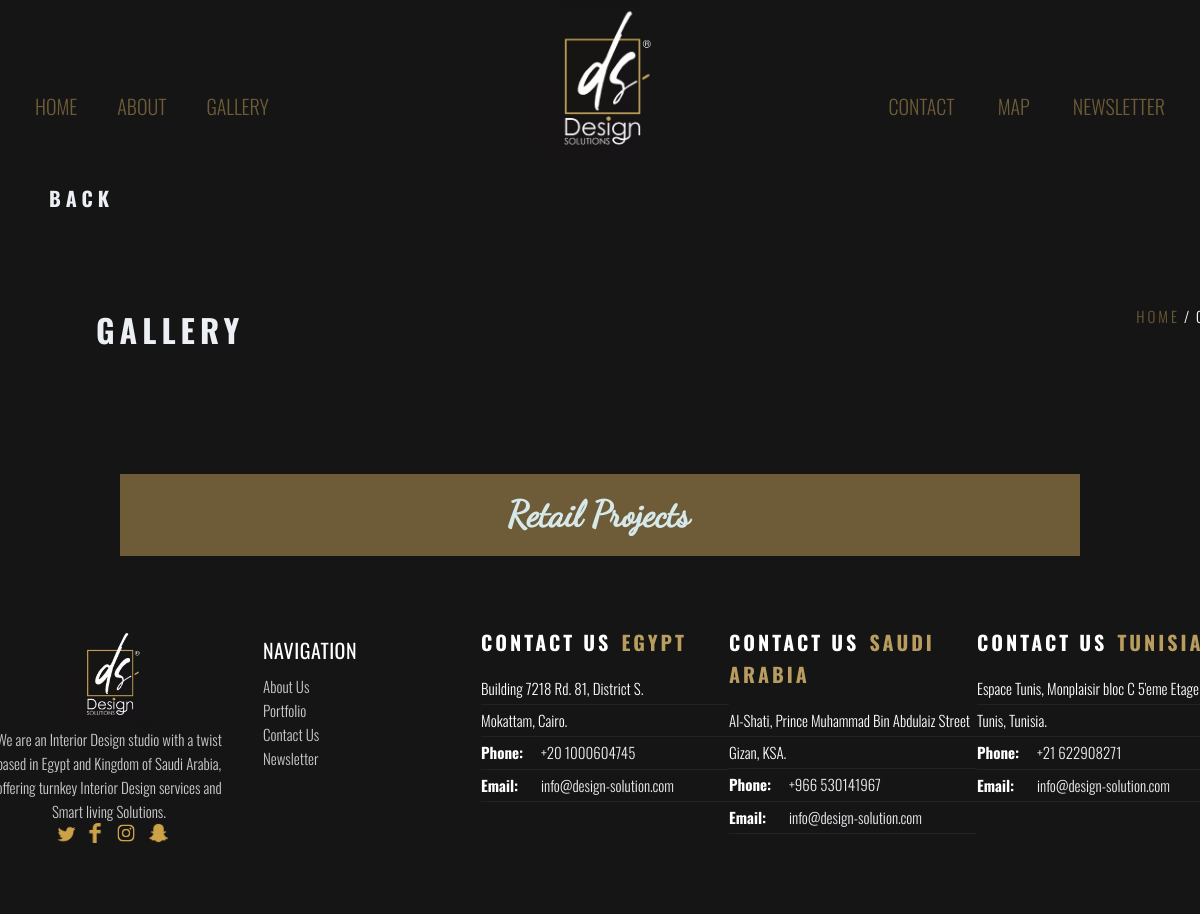
The page /public/Gallery/gallery_Retail.php on the database as committed earlier.
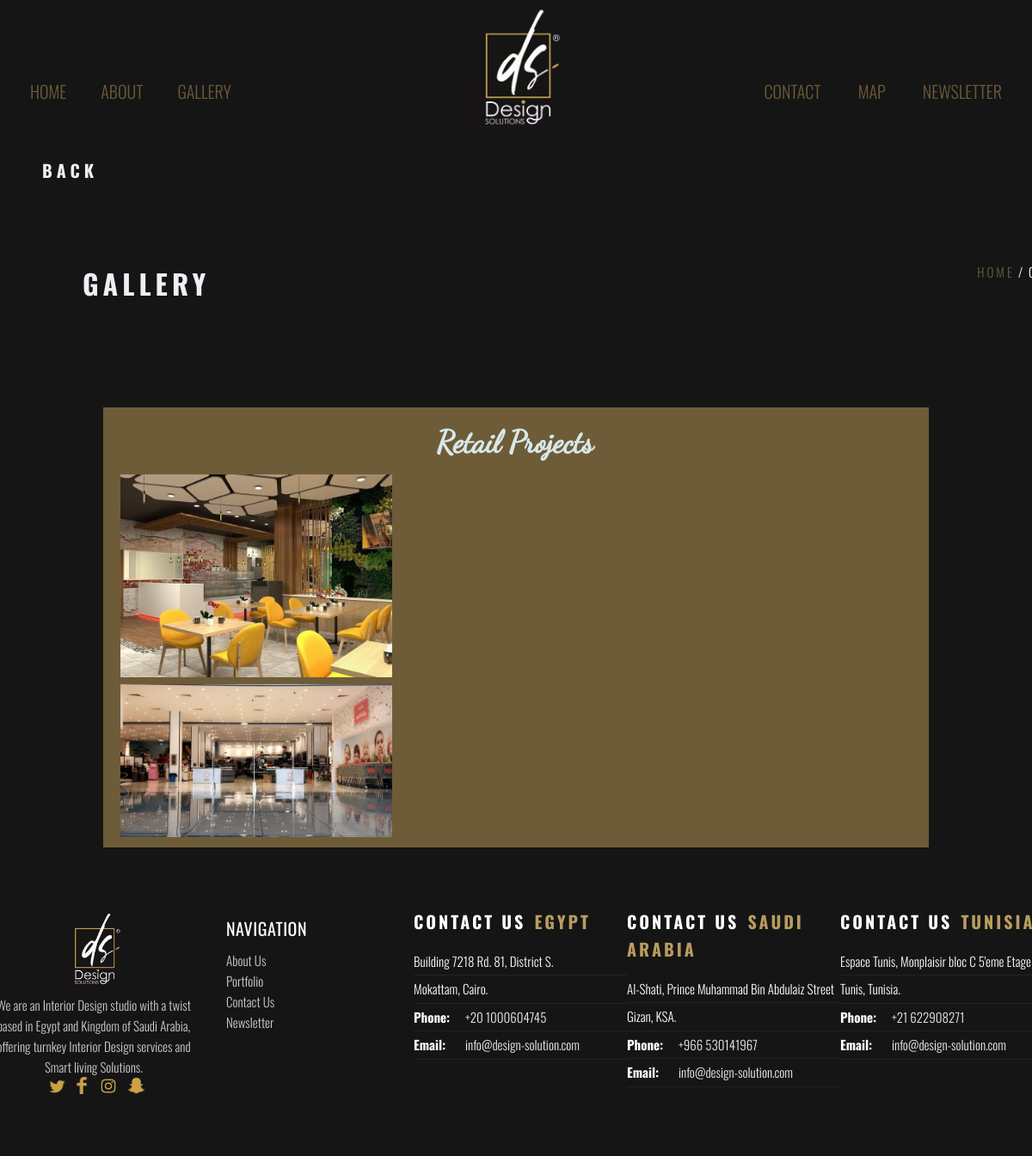
The same page on the database as committed later.
### tables this page shows
CREATE TABLE `project` (
  `id` int(11) NOT NULL,
  `name` varchar(64) NOT NULL,
  `description` text NOT NULL,
  `budget` int(11) NOT NULL,
  `Property_Type` varchar(22) NOT NULL,
  `images` text NOT NULL,
  `files` text NOT NULL,
  `status` varchar(20) NOT NULL,
  `AssignedDesigners` varchar(255) NOT NULL
);

### app/Model/Model.php (called while the page is built)
<?php
include_once('../../PHP/DB.php');
  abstract class Model{
      public $DB;
      public function connect(){
          if(null === $this->DB ){
              $this->DB = new DB();
          }
          return $this->DB;
      }
  }
 ?>

### PHP/DB.php (called while the page is built, shortened)
<?php
  class DB {
      public $query;
      public function __construct($host = 'localhost', $username = 'root', $password = '', $dbname = 'ds', $charset = 'utf8') {
    		$this->connection = new mysqli($host, $username, $password, $dbname);
    		$this->connection->set_charset($charset);
    	}
      public function query()
      {
        $result=$this->connection->query($this->query);
        if (($result === TRUE) || ($result->num_rows > 0))
          {
            return $result;
          }
          else
          {
            return "Error: " . $this->query . "<br>" . $this->connection->error;
          }
      }
      public function fetchByType($table, $type)
      {
        $this->query="SELECT * FROM $table Where Property_Type='".$type."'";
        $result = $this->query();
        return $result;
      }
  }
 ?>

### public/Gallery/gallery_Retail.php (the view, shortened to what this page needs)
<?php include "New_Homenavbar.php";
$admin = new Admin();
$admin->connect();
$result = $admin->DB->FetchByType("project",2);
?>
<!DOCTYPE html>
<html lang="en">
<head>
    <link rel="stylesheet" href="../css/New_master.css">
    <link rel="stylesheet" href="https://use.fontawesome.com/releases/v5.5.0/css/all.css">
</head>
<body>
<a href="New_Galleryhome.php" style="text-decoration: none;"><h2>Back</h2></a>
  <section id="subheader" data-speed="8" data-type="background" style="background-position: 50% 0px; margin-left: 8%;">
        <div class="container-about">
            <div class="row-about">
                <div class="col-md-12">
                    <h1>Gallery</h1>
                    <ul class="crumb">
                        <li>Gallery</li>
                        <li class="sep">/</li>
                        <li><a href="New_Galleryhome.php">Home</a></li>
                    </ul>
                </div>
            </div>
        </div>
    </section>
    <div class="container2">
        <div class="gallery">
            <figure class="gallery__item gallery__item--word">
                <h1 id="title1">Retail Projects</h1>
            </figure>
            <div class="row2">
              <div class="column">
                <?php
                if (mysqli_num_rows($result) > 0) {
                while($row = mysqli_fetch_array($result)){
                  $images=$row['images'];
                  $id = $row['id'];
                  $firstimage = "../uploads/projects/images/".explode(",", $images)[0];
                  echo "<div class=\"img_wrap\">";
                  ?>
                  <a href="gallery2.php?project_id=<?php echo $id?>"> <?php echo "<img src=".$firstimage."></a>";
                  echo "</div>";
                }
              }
                 ?>
            </div>
        </div>
    </div>
    </div>
    <?php include "../includes/footer.php"; ?>
</body>
</html>

### public/Gallery/New_Homenavbar.php (shortened to what this page needs)
<link rel="stylesheet" href="https://use.fontawesome.com/releases/v5.5.0/css/all.css">
<header>
  <div class="main_menu" id="itmain_menu">
      <div class="logo_area" id="logo">
          <img src="../images/dslogo.jpg" alt="">
      </div>
      <div class="inner_main_menu">
          <ul id="menu">
              <li class="one"><a href="New_Galleryhome.php">Home</a></li>
              <li class="two"><a href="AboutUs.php">About</a></li>
              <li class="three"><a href="gallery.php">Gallery</a>
              </li>
              <li class="four"><a href="contactUs.php">Contact</a></li>
              <li class="five"><a href="contactUs.php">Map</a></li>
              <li class="six"><a href="newsletter.php">Newsletter</a></li>
          </ul>
      </div>
  </div>
</header>

### public/includes/footer.php (shortened to what this page needs)
<footer>
                <div class="container-footer" style="padding-left: 0!important;">
                    <div class="row-footer">
                        <div class="col-md-4 text-center">
                            <img src="../images/dslogo.jpg" class="logo-small" alt="SK-Touch"><br>
                            We are an Interior Design studio with a twist based in Egypt and Kingdom of Saudi Arabia, offering turnkey Interior Design services and Smart living Solutions.
                            <div class="icons">
                              <a href="https://twitter.com/Design_Solu"><img src="../images/twitter.png" alt="" style=" width: 13%;"></a>
                              <a href="https://www.facebook.com/I.DesignSolu"><img src="../images/facebook (2).png" alt="" style=" width: 8%; margin-right: 8px;"></a>
                              <a href="https://www.instagram.com/interior.design.solution"><img src="../images/instagram.png" alt="" style=" width: 8%; margin-right: 10px;"></a>
                              <a href="https://www.snapchat.com/add/design.solution"><img src="../images/snapchat.png" alt="" style=" width: 8%;"></a>
                            </div>
                        </div>
                        <div class="col-md-6">
                <h6 style="color: #fff; font-weight: 400;">Navigation</h6>
                <ul class="list-xxs" style="margin-left: 30px;">
                  <li><a href="AboutUs.php">About Us</a></li>
                  <li><a href="gallery.php">Portfolio</a></li><br>
                  <li><a href="ContactUs.php">Contact Us</a></li>
                  <li><a href="Newsletter.php">Newsletter</a></li>
                </ul>
              </div>
                        <div class="col-md-4">
                            <h3>Contact Us <span class="id-color">Egypt</span></h3>
                            <div class="widget widget-address">
                                <address>
                                    <span>Building 7218 Rd. 81, District S.</span>
                                    <span>Mokattam, Cairo.</span>
                                    <span><strong>Phone:</strong><a href="tel:+201000604745">+20 1000604745</a></span>
                                    <span><strong>Email:</strong><a href="mailto:info@design-solution.com">info@design-solution.com</a></span>
                                </address>
                            </div>
                        </div>
                        <div class="col-md-4">
                            <h3>Contact Us <span class="id-color">Saudi Arabia</span></h3>
                            <div class="widget widget-address">
                                <address>
                                    <span>Al-Shati, Prince Muhammad Bin Abdulaiz Street</span>
                                    <span>Gizan, KSA.</span>
                                    <span><strong>Phone:</strong><a href="tel:+966530141967">+966 530141967</a></span>
                                    <span><strong>Email:</strong><a href="mailto:info@design-solution.com">info@design-solution.com</a></span>
                                </address>
                            </div>
                        </div>
                        <div class="col-md-4">
                            <h3>Contact Us <span class="id-color">Tunisia</span></h3>
                            <div class="widget widget-address">
                                <address>
                                    <span>Espace Tunis, Monplaisir bloc C 5'eme Etage</span>
                                    <span>Tunis, Tunisia.</span>
                                    <span><strong>Phone:</strong><a href="tel:+21622908271">+21 622908271</a></span>
                                    <span><strong>Email:</strong><a href="mailto:info@design-solution.com">info@design-solution.com</a></span>
                                </address>
                            </div>
                        </div>
                    </div>
                </div>
            </footer>

### public/css/New_master.css (style rules this page uses)
* { margin: 0; }
html, body { overflow-x: hidden; }
body { background-color:#151515; font-size: 15px; font-weight: 400; margin: 0; line-height: 1.5em; }
#title1 { font-family: DancingScript; text-transform: none; }
h6, .heading-6, .heading-3 { font-size: 18px; line-height: 1.44444; margin-top: 0; margin-bottom: 0; font-weight: 600; color: #221F1E; text-transform: uppercase; letter-spacing: .5px; }
.text-center { text-align: center !important; }

### public/Gallery/New_Homenavbar.php (style rules this page uses)
* { margin: 0; }
body { background-color:#151515; font-family: 'Oswald', sans-serif; font-size: 15px; font-weight: 400; line-height: 1.5em; overflow-x: hidden; }
header { position: sticky; margin-bottom: 50px; }
.inner_main_menu { margin: 0 auto; width: 1170px; }
.inner_main_menu ul { margin: 0; padding: 80px 0 0; list-style: none; text-align: right; background-color:#151515; }
.inner_main_menu ul li { float: none; display: inline-block; position: relative; }
.inner_main_menu ul li:nth-child(1), ul li:nth-child(2),ul li:nth-child(3) { float: left; }
.inner_main_menu ul li a { color: #6e5c38; font-size: 20px; text-transform: uppercase; text-decoration: none; display: block; padding: 10px 20px; }
.main_menu { width: 100%; position: relative; }
.logo_area { width: 300px; height: 300px; position: absolute; left: 50%; top: 0; content: ""; margin-left:-150px; text-align: center; }
.logo_area img { height: auto;width: 47%; border-radius: 40px; }

### public/Gallery/gallery_Retail.php (style rules this page uses)
*, *::after, *::before { margin: 0; padding: 0; box-sizing: inherit; }
html { box-sizing: border-box; font-size: 62.5%; }
body { font-family: 'Oswald', sans-serif; color: #6e5c38; font-weight: 300; line-height: 1.6; background-color: #151515; }
.container2 { width: 80%; margin: 2rem auto; background-color: #6e5c38; padding: 12px; padding-right: 15px; margin-top: 100px; }
h1 { font-family: 'Oswald', sans-serif; text-align: center; font-size: 36px; color: rgba(214.00000244379044, 232.00000137090683, 233.00000131130219, 1); }
.row2 { display: -ms-flexbox; display: flex; -ms-flex-wrap: wrap; flex-wrap: wrap; padding: 0 4px; }
.column { -ms-flex: 25%; flex: 27%; max-width: 35%; padding: 0 4px; }
.img_wrap { position:relative; text-align: center; }
.column img { margin-top: 8px; vertical-align: middle; width: 100%; }
.container-about { width: 1170px; padding-right: 15px; padding-left: 15px; }
section { padding: 90px 0 90px 0; }
.row-about { margin-right: -15px; margin-left: -15px; }
#subheader { padding-bottom: 70px; background: #151515; }
#subheader h1 { color: #eceff3; font-size: 32px; letter-spacing: 5px; float: left; padding-right: 40px; margin-right: 40px; text-transform: uppercase; }
#subheader .crumb { font-size: 15px; letter-spacing: 3px; color: #fff; text-transform: uppercase; }
.crumb { color: #777; float: right; font-size: 12px; }
.col-md-12 { width: 100%; }
.crumb li { display: inline; text-decoration: none; padding: 0 2px 0 2px; float: right !important; }
.crumb a { text-decoration: none; color: #6e5c38; }
section { background: #18191b; }
h2 { color: #eceff3; font-size: 20px; letter-spacing: 5px; padding-left: 49px; text-transform: uppercase; }

Rows that differ between the two databases and show on the page:
now on this page (row edited): project: shows a picture
added project: shows a picture
